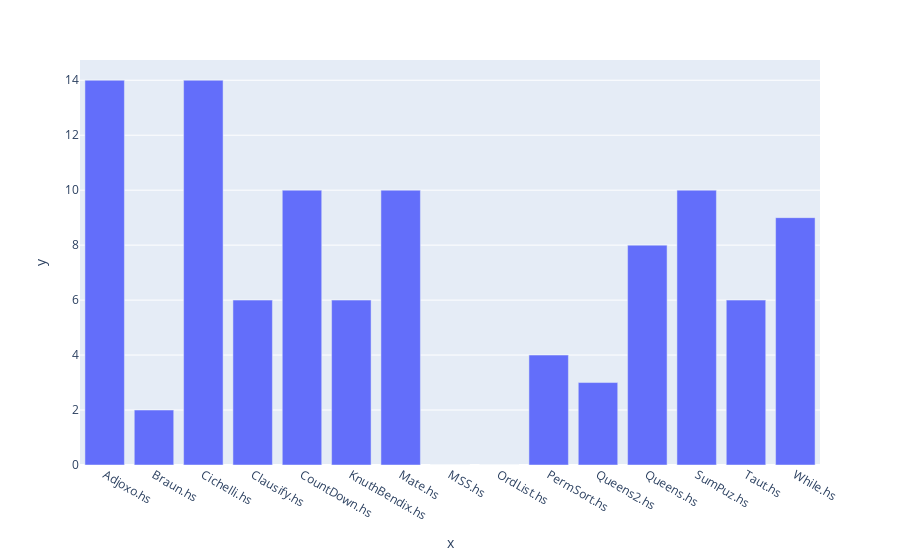
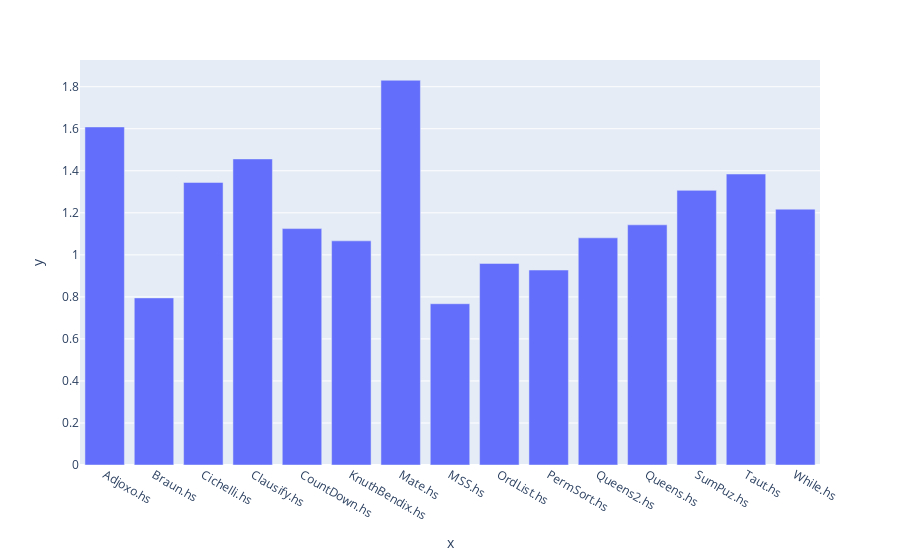

The notebook cell saved with these charts, in order:
### Markdown cell above
Should I be accounting for GC time, or is that not emulated? PilGRIM numbers do not include this.

### Code cell
# From paper: Introducing the PilGRIM
exampleTickComparisons = [
   # Example, Pilgrim MTicks, Reduceron MTicks, Pilgrim %PrimOps, Pilgrim %NodeStores
   ('Adjoxo.hs'     , 23 , 37 , 23, 13)
  ,('Braun.hs'      , 83 , 66 , 2 , 35)
  ,('Cichelli.hs'   , 29 , 39 , 19, 6)
  ,('Clausify.hs'   , 46 , 67 , 5 , 17)
  ,('CountDown.hs'  , 16 , 18 , 25, 17)
  ,('KnuthBendix.hs', 15 , 16 , 8 , 18)
  ,('Mate.hs'       , 343, 628, 15, 6)
  ,('MSS.hs'        , 86 , 66 , 24, 1)
  ,('OrdList.hs'    , 98 , 94 , 0 , 32)
  ,('PermSort.hs'   , 166, 154, 4 , 34)
  ,('Queens2.hs'    , 111, 120, 0 , 32)
  ,('Queens.hs'     , 84 , 96 , 42, 10)
  ,('SumPuz.hs'     , 277, 362, 12, 18)
  ,('Taut.hs'       , 39 , 54 , 5 , 18)
  ,('While.hs'      , 46 , 56 , 9 , 24)
]
examples = [name for (name,_,_,_,_) in exampleTickComparisons]

safe_div = lambda x, y : x / y if y != 0 else 0

#px.bar(x=examples, y=df['Prim'].values).show()
px.bar(x=examples, y=[safe_div(a*100.0, 1) for (red_prim,(_,p,r,a,_)) in zip(df['Prim'],exampleTickComparisons)]).show()
px.bar(x=examples, y=[float(r)/p for (_,p,r,_,_) in exampleTickComparisons]).show()

### Figure 1 — Plotly figure (JSON) as saved in the notebook; plotly's stock layout.template omitted (floating-point values rounded to 4 significant figures)
{"data": [{"alignmentgroup": "True", "hovertemplate": "x=%{x}<br>y=%{y}<extra></extra>", "legendgroup": "", "marker": {"color": "#636efa", "pattern": {"shape": ""}}, "name": "", "offsetgroup": "", "orientation": "v", "showlegend": false, "textposition": "auto", "type": "bar", "x": ["Adjoxo.hs", "Braun.hs", "Cichelli.hs", "Clausify.hs", "CountDown.hs", "KnuthBendix.hs", "Mate.hs", "MSS.hs", "OrdList.hs", "PermSort.hs", "Queens2.hs", "Queens.hs", "SumPuz.hs", "Taut.hs", "While.hs"], "xaxis": "x", "y": [14.0, 2, 14.0, 6, 10, 6, 10, 0, 0, 4, 3, 8, 10, 6, 9], "yaxis": "y"}], "layout": {"autosize": true, "barmode": "relative", "legend": {"tracegroupgap": 0}, "margin": {"t": 60}, "xaxis": {"anchor": "y", "autorange": true, "domain": [0, 1], "range": [-0.5, 14.5], "title": {"text": "x"}, "type": "category"}, "yaxis": {"anchor": "x", "autorange": true, "domain": [0, 1], "range": [0, 14.74], "title": {"text": "y"}, "type": "linear"}}}

### Figure 2 — Plotly figure (JSON) as saved in the notebook; plotly's stock layout.template omitted (floating-point values rounded to 4 significant figures)
{"data": [{"alignmentgroup": "True", "hovertemplate": "x=%{x}<br>y=%{y}<extra></extra>", "legendgroup": "", "marker": {"color": "#636efa", "pattern": {"shape": ""}}, "name": "", "offsetgroup": "", "orientation": "v", "showlegend": false, "textposition": "auto", "type": "bar", "x": ["Adjoxo.hs", "Braun.hs", "Cichelli.hs", "Clausify.hs", "CountDown.hs", "KnuthBendix.hs", "Mate.hs", "MSS.hs", "OrdList.hs", "PermSort.hs", "Queens2.hs", "Queens.hs", "SumPuz.hs", "Taut.hs", "While.hs"], "xaxis": "x", "y": [1.609, 0.7952, 1.345, 1.457, 1.125, 1.067, 1.831, 0.7674, 0.9592, 0.9277, 1.081, 1.143, 1.307, 1.385, 1.217], "yaxis": "y"}], "layout": {"autosize": true, "barmode": "relative", "legend": {"tracegroupgap": 0}, "margin": {"t": 60}, "xaxis": {"anchor": "y", "autorange": true, "domain": [0, 1], "range": [-0.5, 14.5], "title": {"text": "x"}, "type": "category"}, "yaxis": {"anchor": "x", "autorange": true, "domain": [0, 1], "range": [0, 1.927], "title": {"text": "y"}, "type": "linear"}}}
